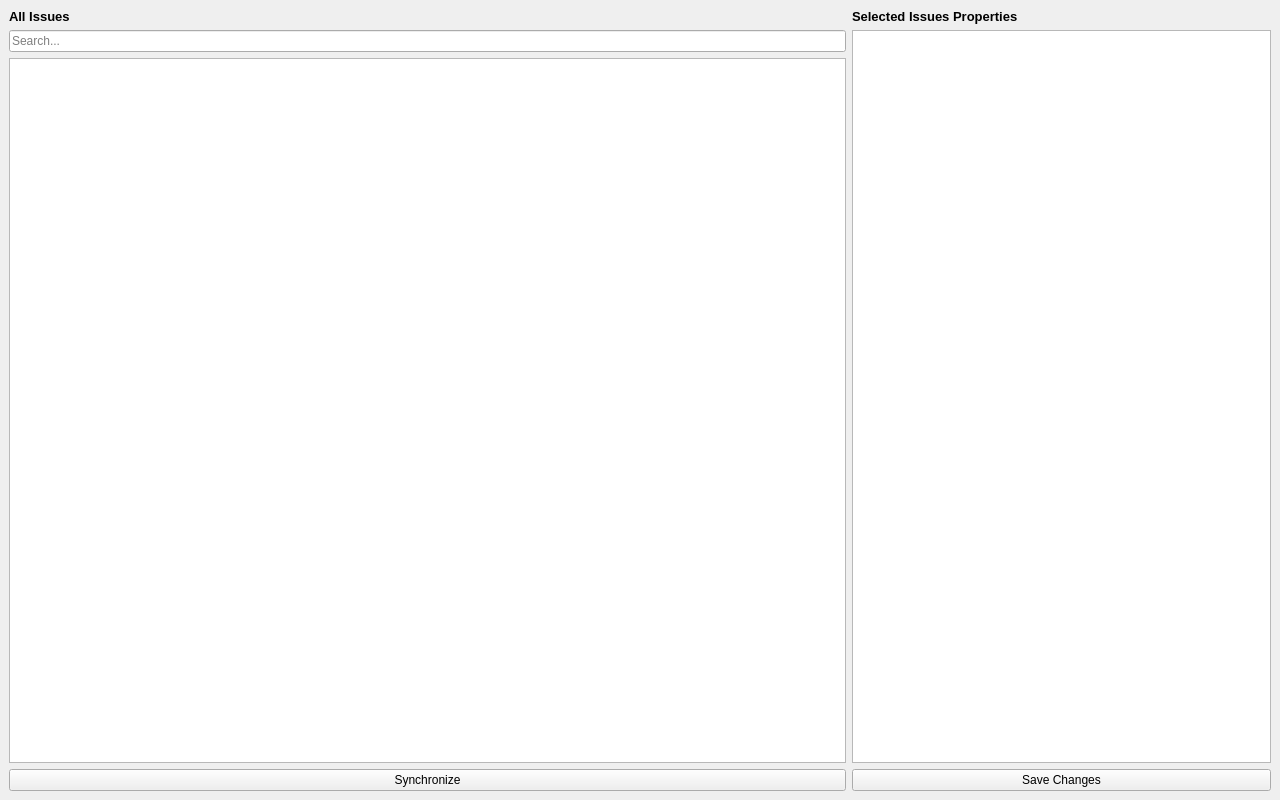
<?xml version="1.0" encoding="UTF-8"?>
<ui version="4.0">
 <class>MainWindow</class>
 <widget class="QMainWindow" name="MainWindow">
  <property name="geometry">
   <rect>
    <x>0</x>
    <y>0</y>
    <width>1280</width>
    <height>800</height>
   </rect>
  </property>
  <property name="windowTitle">
   <string>Redmine Task Manager</string>
  </property>
  <widget class="QWidget" name="centralwidget">
   <layout class="QVBoxLayout" name="mainVerticalLayout">
    <item>
     <layout class="QHBoxLayout" name="tablesHorizontalLayout" stretch="2,1">
      <item>
       <layout class="QVBoxLayout" name="verticalLayoutLeft">
        <item>
         <widget class="QLabel" name="labelList">
          <property name="text">
           <string>All Issues</string>
          </property>
          <property name="font">
           <font>
            <bold>true</bold>
            <pointsize>10</pointsize>
           </font>
          </property>
         </widget>
        </item>
        <item>
         <widget class="QLineEdit" name="searchEdit">
          <property name="placeholderText">
           <string>Search...</string>
          </property>
         </widget>
        </item>
        <item>
         <widget class="QTableView" name="tableView">
          <property name="alternatingRowColors">
           <bool>true</bool>
          </property>
          <property name="selectionMode">
           <enum>QAbstractItemView::SingleSelection</enum>
          </property>
          <property name="selectionBehavior">
           <enum>QAbstractItemView::SelectRows</enum>
          </property>
          <property name="sortingEnabled">
           <bool>true</bool>
          </property>
          <property name="showGrid">
           <bool>true</bool>
          </property>
          <attribute name="verticalHeaderVisible">
           <bool>false</bool>
          </attribute>
         </widget>
        </item>
        <item>
         <widget class="QPushButton" name="btnSync">
          <property name="text">
           <string>Synchronize</string>
          </property>
         </widget>
        </item>
       </layout>
      </item>
      <item>
       <layout class="QVBoxLayout" name="verticalLayoutRight">
        <item>
         <widget class="QLabel" name="labelDetail">
          <property name="text">
           <string>Selected Issues Properties</string>
          </property>
          <property name="font">
           <font>
            <bold>true</bold>
            <pointsize>10</pointsize>
           </font>
          </property>
         </widget>
        </item>
        <item>
         <widget class="QTableView" name="detailView">
          <property name="alternatingRowColors">
           <bool>true</bool>
          </property>
          <property name="selectionMode">
           <enum>QAbstractItemView::SingleSelection</enum>
          </property>
          <attribute name="verticalHeaderVisible">
           <bool>false</bool>
          </attribute>
         </widget>
        </item>
        <item>
         <widget class="QPushButton" name="btnSave">
          <property name="text">
           <string>Save Changes</string>
          </property>
         </widget>
        </item>
       </layout>
      </item>
     </layout>
    </item>
    <item>
     <layout class="QVBoxLayout" name="ganttLayout"/>
    </item>
   </layout>
  </widget>
 </widget>
 <resources/>
 <connections/>
</ui>
